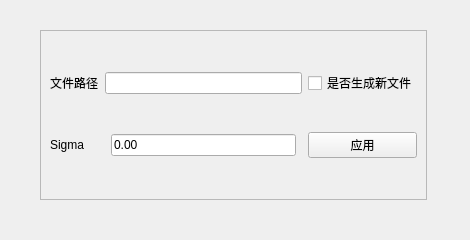
<?xml version="1.0" encoding="UTF-8"?>
<ui version="4.0">
 <class>Form</class>
 <widget class="QWidget" name="Form">
  <property name="geometry">
   <rect>
    <x>0</x>
    <y>0</y>
    <width>470</width>
    <height>240</height>
   </rect>
  </property>
  <property name="windowTitle">
   <string>张力</string>
  </property>
  <widget class="QFrame" name="frame">
   <property name="geometry">
    <rect>
     <x>40</x>
     <y>30</y>
     <width>387</width>
     <height>170</height>
    </rect>
   </property>
   <property name="frameShape">
    <enum>QFrame::StyledPanel</enum>
   </property>
   <property name="frameShadow">
    <enum>QFrame::Raised</enum>
   </property>
   <layout class="QGridLayout" name="gridLayout">
    <item row="0" column="0">
     <widget class="QLabel" name="label">
      <property name="text">
       <string>文件路径</string>
      </property>
     </widget>
    </item>
    <item row="0" column="1" colspan="3">
     <widget class="QLineEdit" name="lineEdit"/>
    </item>
    <item row="0" column="4">
     <widget class="QCheckBox" name="checkBox">
      <property name="text">
       <string>是否生成新文件</string>
      </property>
     </widget>
    </item>
    <item row="1" column="0" colspan="2">
     <widget class="QLabel" name="label_2">
      <property name="text">
       <string>Sigma</string>
      </property>
     </widget>
    </item>
    <item row="1" column="2">
     <widget class="QLineEdit" name="lineEdit_2">
      <property name="text">
       <string>0.00</string>
      </property>
     </widget>
    </item>
    <item row="1" column="4">
     <widget class="QPushButton" name="pushButton">
      <property name="text">
       <string>应用</string>
      </property>
     </widget>
    </item>
   </layout>
  </widget>
 </widget>
 <resources/>
 <connections/>
</ui>
